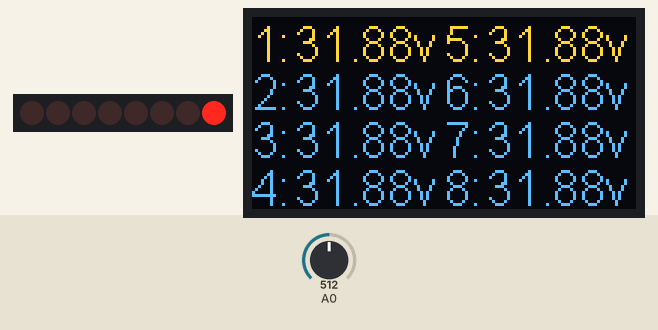
Recording of a sketch running on a simulated ESP8266 (NodeMCU). Shown: 8 shift-register outputs drawn as a row of LEDs (first output left, lit = HIGH), 128×64 one-colour display. Wiring (inferred from the names in the program): shift register (74HC595): data D5; shift clock D7; latch D6. Wiring (inferred from the signals the program sends): row of LEDs: on Q0, Q1, Q2, Q3, Q4, Q5, Q6, Q7. The test bench sets the inputs (shaded band); at power-on: A0 = 512. The OLED is the two-colour kind (top 16 rows yellow); what the sketch prints to the serial monitor is not drawn.

Above: at 1.2 s.
1.3 s: A0 set to 542
At 1.75 s:
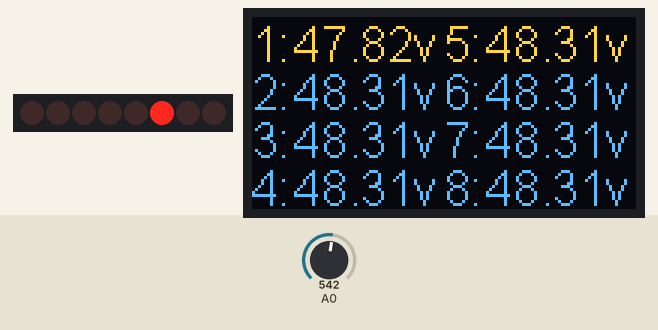
4.3 s: A0 set to 564
At 5.69 s:
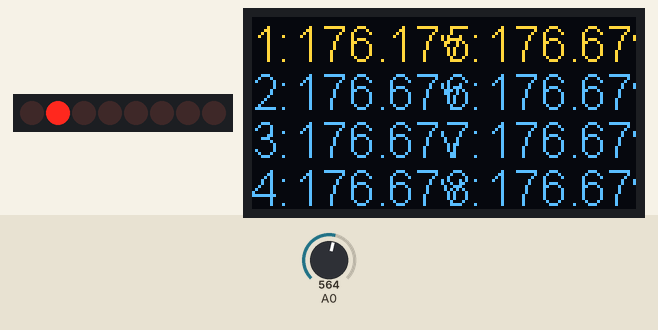
6.3 s: A0 set to 511
At 7.63 s:
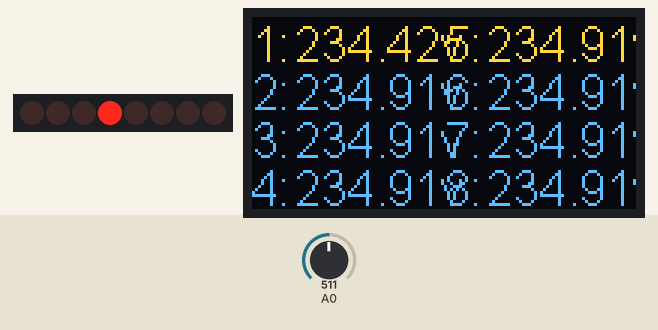
Timing chart, 0 to 31.3 s (numbered marks = the images above; inputs shaded):
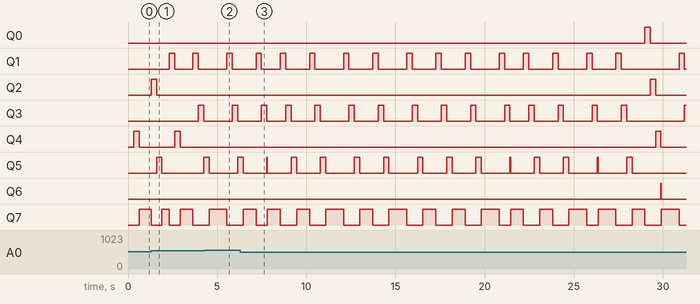

The sketch:

ReadAnalogVoltageWith74HC595.ino
```cpp
/*
  ReadAnalogVoltageWith 74HC595

GND ---- 10K ----|---- 10K ---- Detecect Pin CH 8
                 |
                 |
            2N2222
A0 ---------|  |
               |
              1M
               |
               |Q7 CH 8 Enable Pin --- 1M --- Other 2N2222 and Detecect Pin
               | Q6 CH 7 Enable Pin --- 1M --- Other 2N2222 and Detecect Pin
               | | Q5 CH 6 Enable Pin --- 1M --- Other 2N2222 and Detecect Pin
               | | | Q4 CH 5 Enable Pin --- 1M --- Other 2N2222 and Detecect Pin
               | | | | Q3 CH 4 Enable Pin --- 1M --- Other 2N2222 and Detecect Pin
               | | | | | Q2 CH 3 Enable Pin --- 1M --- Other 2N2222 and Detecect Pin
               | | | | | | Q1 CH 2 Enable Pin --- 1M --- Other 2N2222 and Detecect Pin
     GND-----| | | | | | | |
             ----------------
                 74HC595    C
             ----------------
             | | | | | | | |
  Next 74HC595 | | | | | | VCC
               | | | | | |
               | | | | | |
          MR VCC | | | | Q0 CH 1 Enable Pin --- 1M --- Other 2N2222 and Detecect Pin
                 | | | |
                 | | | |
     SHCP to MCU | | |
                   | | |
                   | | |
       STCP to MCU | |
                     | |
                     | |
                OE GND |
                       |
                       |
              DS to MCU


Meter Real   Get
Voltage      Voltage
---------------------------------------
0.512  0.508 0.004 0.78%
1.731 1.729 0.002 0.12%
3.32  3.307 0.013 0.39%
5.01  5.016 -0.006  -0.12%
7.03  6.97  0.06  0.85%
8.35  8.21  0.14  1.68%
9.06  8.867 0.193 2.13%
10.14 9.95  0.19  1.87%
11.56 11.253  0.307 2.66%

*/

float voltage[8] = {0.0};

//  For OLED Display
#include <Wire.h>               // Only needed for Arduino 1.6.5 and earlier
#include "SSD1306Wire.h"        // legacy: #include "SSD1306.h"
SSD1306Wire display(0x3c, D3, D2);  // ADDRESS, SDA, SCL  -  If not, they can be specified manually.

//  For read voltage with 74HC595
int latchPin = D6;
int clockPin = D7;
int dataPin = D5;
byte value_74HC595 = 0;

void setup()
{
// assigning the working modes to the pins of shift register
  pinMode(latchPin, OUTPUT);
  pinMode(dataPin, OUTPUT);
  pinMode(clockPin, OUTPUT);

  Serial.begin(9600);
  Serial.println();
  Serial.flush();
  Serial.println();

  // Initialising the UI will init the display too.
  display.init();

  display.flipScreenVertically();
  display.setFont(ArialMT_Plain_16);
}

void loop()
{
  value_74HC595 = 0;// at the start all the detect pin will remain in off state
  ShiftRegister(); // turn on the  next detect pin
  for (int cnt = 0; cnt < 8; cnt++)   // loop that will turn the detect pin one by one
  {
    value_74HC595 = 1<<cnt;
    //bitSet(led, i); // assigning the respective LED the HIGH values
    ShiftRegister();// turn off the previous detect pin

    //voltage[cnt] = map(sensorValue -34, -20, 1024, 0, 1000) /1000.0 *3.3 *5 ;
    float last_voltage = voltage[cnt];
    int sensorValue = analogRead(A0);
    voltage[cnt] = last_voltage + map(sensorValue -17, 0, 1024, 0, 1000) /1000.0 *3.3 *5 ;

    if(voltage[cnt] <= 0.05)
      voltage[cnt] =0;

    char temp[32] = "";
    sprintf(temp, "CH-%d: %.2fv" , cnt +1, voltage[cnt]);
    Serial.println(temp);

  }
  Serial.println("----------------");


  display.clear();
  for(int cnt =0; cnt <= 8; cnt++){
    char temp[64] = "";
    sprintf(temp, "%d:", cnt+1);
    display.drawString((cnt/4) *64, (cnt%4) *16, temp);
    //if(voltage[cnt] > 0.05)
    {
      if(voltage[cnt] > 10.0)
        sprintf(temp, "%.2fv", voltage[cnt]);
      else
        sprintf(temp, "%.3fv", voltage[cnt]);
      display.drawString((cnt/4) *64 +14, (cnt%4) *16, temp);

      Serial.print("CH");
      Serial.print(cnt);
      Serial.print(" , ");
      Serial.println(voltage[cnt]);
    }
  }
  // write the buffer to the display
  display.display();


  //delay(500);
}
// function that will update the register after each iteration of for loop
void ShiftRegister()
{
   digitalWrite(latchPin, LOW);
   shiftOut(dataPin, clockPin, MSBFIRST, value_74HC595);
   digitalWrite(latchPin, HIGH);
   delay(15);
}
```

Measured:
- the behaviour switches between 549 and 550 on A0 (found by bisection; images 1 and 2)
